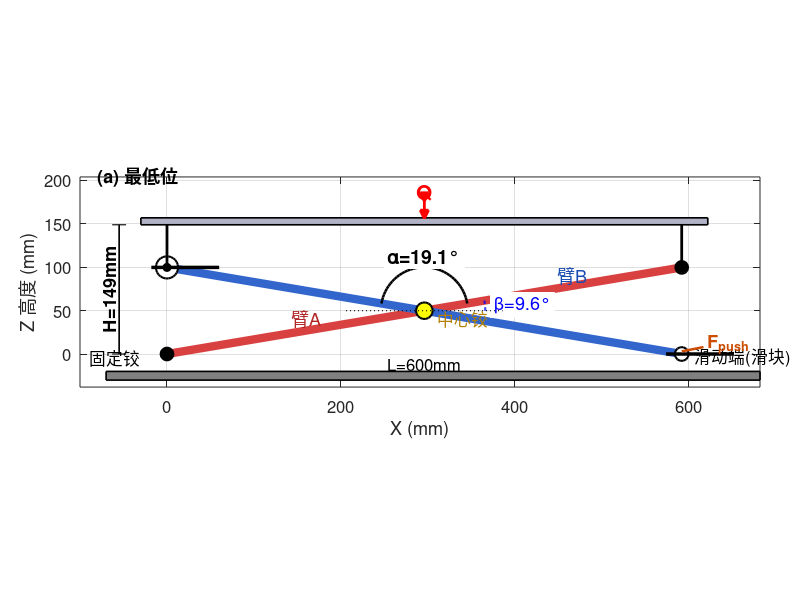
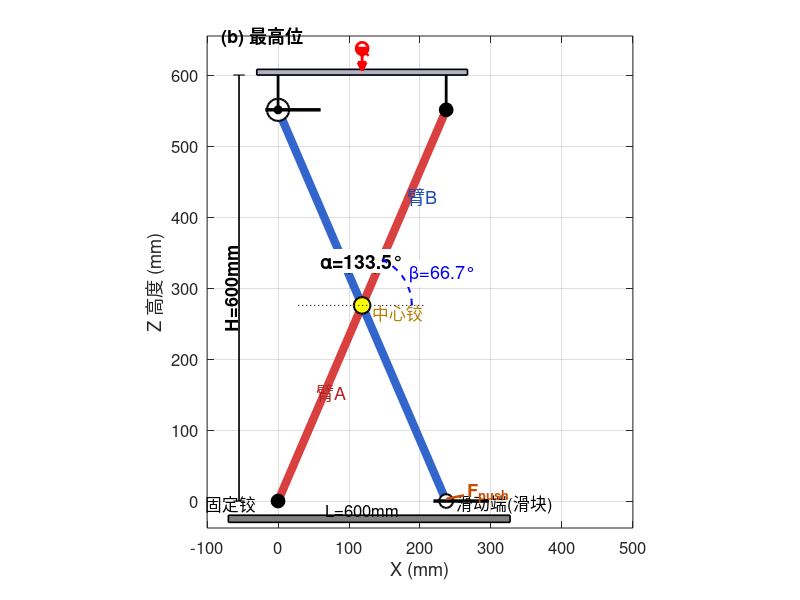

These figures' MATLAB source, in order:
%% 剪叉式垂直升降台机构运动简图
clear; clc; close all;  % 清空工作区、命令行、关闭所有图形窗口

L = 600;  % 臂杆长度，单位mm
alpha_low  = 19.10;   beta_low  = alpha_low/2;  % 最低位时两臂夹角及半角
alpha_high = 133.49;  beta_high = alpha_high/2;  % 最高位时两臂夹角及半角
h0 = 49;  % 臂杆两端配件（铰座、滚轮座）的固定高度，单位mm

fig_dir = 'D:/bylw/code/lunwen/QLULatex/QLUThesisLatexTemplate-master/Thesis/static/figures';  % 图片输出目录

for plot_idx = 1:2  % 循环两次，分别绘制最低位和最高位
    if plot_idx == 1  % 第一轮绘制最低位状态
        beta_deg = beta_low;  % 最低位对应的半角角度
        alpha_deg = alpha_low;  % 最低位对应的两臂夹角
        suffix = 'low';  % 文件名后缀标记为低位
    else  % 第二轮绘制最高位状态
        beta_deg = beta_high;  % 最高位对应的半角角度
        alpha_deg = alpha_high;  % 最高位对应的两臂夹角
        suffix = 'high';  % 文件名后缀标记为高位
    end

    b = deg2rad(beta_deg);  % 将半角从角度制转换为弧度制
    H_arm = L * sin(b);  % 臂杆上端铰点距底座的高度
    H_plat = H_arm + h0;  % 台面距底座的总高度（含配件高度）
    base_y = -20;  % 底座图形基准线的Y坐标

    figure('Position', [50, 50, 800, 650], 'Color', 'w');  % 创建新图窗，设定位置和白色背景
    hold on;  % 保持绘图，允许多个元素叠加

    % 绘制底座（灰色矩形）
    fill([-70, L*cos(b)+90, L*cos(b)+90, -70], ...  % 底座矩形的四个X坐标
        [base_y-10, base_y-10, base_y, base_y], ...  % 底座矩形的四个Y坐标
        [0.5 0.5 0.5], 'EdgeColor', 'k', 'LineWidth', 1.2);  % 灰色填充，黑色边框

    % 绘制台面承载平台
    plat_margin = 30;  % 台面两侧超出铰点的余量
    plat_w = L*cos(b) + 2*plat_margin;  % 台面总宽度
    plat_cx = L/2 * cos(b);  % 台面中心点X坐标
    fill(plat_cx + [-plat_w/2, plat_w/2, plat_w/2, -plat_w/2], ...  % 台面矩形四个X坐标
        H_plat + [0, 0, 8, 8], [0.7 0.7 0.78], ...  % 台面矩形四个Y坐标，浅蓝灰色填充
        'EdgeColor', 'k', 'LineWidth', 1.2);  % 黑色边框

    % 绘制臂杆A（从左下固定铰到右上铰点，红色）
    plot([0, L*cos(b)], [0, L*sin(b)], '-', 'Color', [0.85 0.25 0.25], 'LineWidth', 6);  % 红棕色粗线
    % 绘制臂杆B（从右下滑块铰到左上铰点，蓝色）
    plot([L*cos(b), 0], [0, L*sin(b)], '-', 'Color', [0.2 0.4 0.8], 'LineWidth', 6);  % 深蓝色粗线

    % 绘制中心铰点（两臂交叉处）
    xm = L/2*cos(b);  ym = L/2*sin(b);  % 中心铰点的X和Y坐标
    plot(xm, ym, 'ko', 'MarkerSize', 12, 'MarkerFaceColor', 'y', 'LineWidth', 1.5);  % 黄色实心圆标记

    % 绘制四个端点铰点
    plot(0, 0, 'ko', 'MarkerSize', 10, 'MarkerFaceColor', 'k');  % 左下固定铰，黑色实心圆
    plot(L*cos(b), 0, 'ko', 'MarkerSize', 10, 'MarkerFaceColor', 'w', 'LineWidth', 1.5);  % 右下滑动端，白色空心圆
    plot(L*cos(b), H_arm, 'ko', 'MarkerSize', 10, 'MarkerFaceColor', 'k');  % 右上固定铰，黑色实心圆
    plot(0, H_arm, 'ko', 'MarkerSize', 16, 'MarkerFaceColor', 'w', 'LineWidth', 1.5);  % 左上滚轮外圈
    plot(0, H_arm, 'ko', 'MarkerSize', 6, 'MarkerFaceColor', 'k');  % 左上滚轮内圈

    % 绘制底部滑轨和顶部导向槽
    plot([L*cos(b)-18, L*cos(b)+60], [0, 0], 'k-', 'LineWidth', 2.5);  % 底部滑轨线
    plot([-18, 60], [H_arm, H_arm], 'k-', 'LineWidth', 2.5);  % 顶部导向槽线

    % 绘制臂端到台面的配件连接线
    plot([0, 0], [H_arm, H_plat], 'k-', 'LineWidth', 2);  % 左侧配件连接
    plot([L*cos(b), L*cos(b)], [H_arm, H_plat], 'k-', 'LineWidth', 2);  % 右侧配件连接

    % 添加文字标注
    text(-30, -4, '固定铰', 'FontSize', 12, 'HorizontalAlignment', 'right');  % 标注左下固定铰
    text(L*cos(b)+15, -4, '滑动端(滑块)', 'FontSize', 12, 'HorizontalAlignment', 'left');  % 标注右下滑动端
    text(xm+15, ym-10, '中心铰', 'FontSize', 12, 'Color', [0.7 0.5 0]);  % 标注中心铰点
    text(L/4*cos(b)-5, L/4*sin(b)+15, '臂A', 'FontSize', 13, 'Color', [0.7 0.15 0.15]);  % 标注臂杆A
    text(3*L/4*cos(b)+5, 3*L/4*sin(b)+15, '臂B', 'FontSize', 13, 'Color', [0.1 0.3 0.7]);  % 标注臂杆B

    % 绘制两臂夹角α的弧线标记
    arc_r = 50;  % 弧线半径
    th_arc = linspace(b, pi-b, 40);  % 从β到π-β生成40个采样点
    plot(xm+arc_r*cos(th_arc), ym+arc_r*sin(th_arc), 'k-', 'LineWidth', 1.8);  % 绘制夹角弧线
    text(xm+arc_r*1.25*cos(pi/2), ym+arc_r*1.25*sin(pi/2), ...  % 夹角标注文字位置
        ['\alpha=' sprintf('%.1f', alpha_deg) '°'], ...  % 显示α=角度值
        'FontSize', 14, 'FontWeight', 'bold', 'BackgroundColor', 'w', ...  % 字体格式
        'HorizontalAlignment', 'center');  % 居中对齐

    % 绘制半角β的弧线标记
    beta_arc_r = 70;  % β弧线半径
    th_b = linspace(0, b, 25);  % 从0到β生成25个采样点
    plot(xm+beta_arc_r*cos(th_b), ym+beta_arc_r*sin(th_b), 'b--', 'LineWidth', 1.5);  % 蓝色虚线弧
    text(xm+beta_arc_r*1.15*cos(b/2), ym+beta_arc_r*1.15*sin(b/2), ...  % β标注位置
        ['\beta=' sprintf('%.1f', beta_deg) '°'], ...  % 显示β=角度值
        'FontSize', 13, 'Color', 'b', 'BackgroundColor', 'w');  % 蓝色字体

    % 绘制水平参考虚线
    plot([xm-90, xm+90], [ym, ym], 'k:', 'LineWidth', 0.8);  % 过中心铰点的水平虚线

    % 绘制高度尺寸线H
    H_line_x = -55;  % 尺寸线X位置
    plot([H_line_x, H_line_x], [0, H_plat], 'k-', 'LineWidth', 1.2);  % 竖直尺寸线
    plot([H_line_x-8, H_line_x+8], [0, 0], 'k-', 'LineWidth', 0.8);  % 尺寸线下端标记
    plot([H_line_x-8, H_line_x+8], [H_plat, H_plat], 'k-', 'LineWidth', 0.8);  % 尺寸线上端标记
    text(H_line_x-12, H_plat/2, ['H=' sprintf('%.0f', H_plat) 'mm'], ...  % 显示高度值
        'FontSize', 13, 'FontWeight', 'bold', 'HorizontalAlignment', 'center', 'Rotation', 90);  % 竖排文字

    % 标注臂长L
    text(L/2*cos(b), -12, ['L=' sprintf('%.0f', L) 'mm'], ...  % 在臂下方显示臂长
        'FontSize', 12, 'HorizontalAlignment', 'center');  % 居中对齐

    % 绘制载荷箭头Q
    text(plat_cx, H_plat+38, 'Q', 'FontSize', 15, 'FontWeight', 'bold', ...  % 载荷符号Q
        'Color', 'r', 'HorizontalAlignment', 'center');  % 红色加粗
    plot([plat_cx, plat_cx], [H_plat+32, H_plat+12], 'rv-', 'LineWidth', 2, ...  % 向下载荷箭头
        'MarkerSize', 6, 'MarkerFaceColor', 'r');  % 红色三角箭头

    % 绘制推杆力F_push
    text(L*cos(b)+30, 12, 'F_{push}', 'FontSize', 13, 'Color', [0.8 0.3 0], 'FontWeight', 'bold');  % 推力标注
    plot([L*cos(b), L*cos(b)+25], [3, 8], '-', 'Color', [0.8 0.3 0], 'LineWidth', 1.8);  % 推力方向箭头

    % 添加图号标记(a)(b)
    if plot_idx == 1  % 最低位图
        text(-80, H_plat+55, '(a) 最低位', 'FontSize', 13, 'FontWeight', 'bold');  % 标记(a)最低位
    else  % 最高位图
        text(-80, H_plat+55, '(b) 最高位', 'FontSize', 13, 'FontWeight', 'bold');  % 标记(b)最高位
    end

    axis equal;  % 设置坐标轴等比例
    xlim([-100, max(L*cos(b)+90, 500)]);  % X轴显示范围
    ylim([base_y-18, H_plat+55]);  % Y轴显示范围
    xlabel('X (mm)', 'FontSize', 13);  % X轴标签
    ylabel('Z 高度 (mm)', 'FontSize', 13);  % Y轴标签（Z表示高度方向）
    grid on;  box on;  % 显示网格和边框
    set(gca, 'FontSize', 12);  % 设置坐标轴字体大小

    set(gca, 'Position', [0.10 0.12 0.85 0.82]);  % 调整图形在窗口中的位置
    set(gca, 'LooseInset', get(gca, 'TightInset'));  % 去除四周多余留白

    fname = fullfile(fig_dir, ['jiagou_' suffix '.png']);  % 拼接输出文件名
    print(gcf, fname, '-dpng', '-r200');  % 导出为PNG图片，分辨率200dpi
    fprintf('Saved %s\n', fname);  % 在命令行显示已保存的文件名
end
